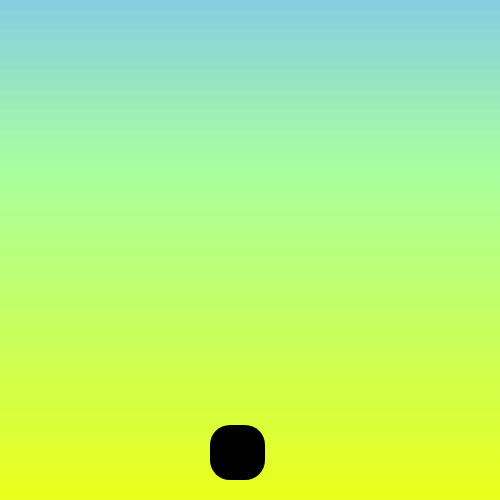
Frame 1 (no input)
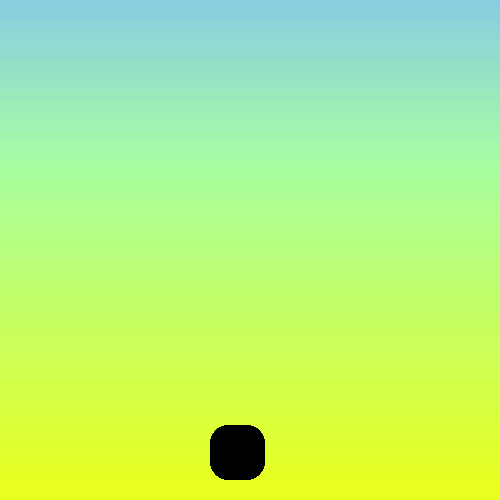
Frame 60 (no input)
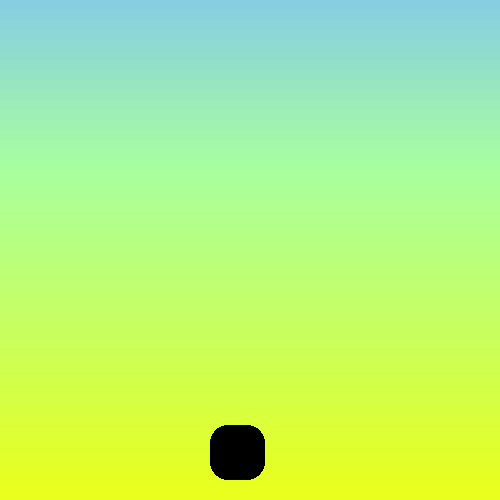
Frame 120 (the mouse pressed at the canvas centre since frame 60)

The p5.js sketch that drew these frames (run headless with seeded random() and noise() and a simulated clock; from frame 60 on, the mouse is pressed at the canvas centre):

// p5.js sketch
// ── sketch.js
// References found at p5js.org

// Add your variables here
var rectY = 0;
var r = 135;
var g = 206;
var b = 225;
let value = 0;


// initialize your program here
function setup() {
    createCanvas(500, 500);    
}




// Essentially a repeat command
function draw() {
    for (var i = 0; i < 50; i++) {
      fill(r, g, b);
      strokeWeight(0);
      rect(0, rectY, canvas.width, canvas.height/50); 
      rectY += canvas.height/50;
      r += 2;
      g += 3;
      b -= 4;
    };
    
    fill(value);
    var button = rect(210, 425, 55, 55, 20);
};

function mouseClicked() {
  if (value == 0 && mouseX > 210 && mouseX < 265 && mouseY > 425 && mouseY < 480) {
      value = 255;
  } else {
    value = 0;  
  };
};
